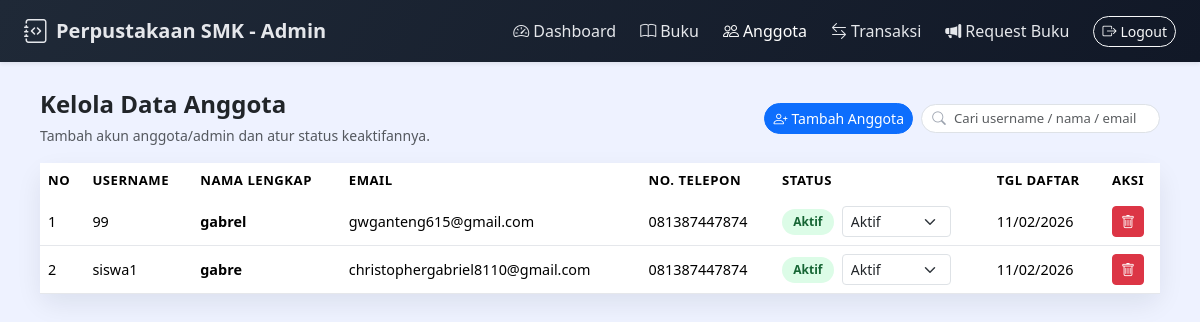
The page /admin/kelola_anggota.php (signed in) on the database its author committed.
### tables this page shows
CREATE TABLE `users` (
  `id` int NOT NULL,
  `username` varchar(50) NOT NULL,
  `password` varchar(255) NOT NULL,
  `nama_lengkap` varchar(100) NOT NULL,
  `email` varchar(100) DEFAULT NULL,
  `no_telp` varchar(20) DEFAULT NULL,
  `alamat` text,
  `role` enum('admin','anggota') NOT NULL DEFAULT 'anggota',
  `status` enum('aktif','nonaktif') NOT NULL DEFAULT 'aktif',
  `tanggal_daftar` datetime DEFAULT CURRENT_TIMESTAMP
);

### admin/kelola_anggota.php (the view, shortened to what this page needs)
<?php
require_once '../config.php';
$search = isset($_GET['search']) ? clean_input($_GET['search']) : '';
$where  = $search
    ? "AND (username LIKE '%$search%' OR nama_lengkap LIKE '%$search%' OR email LIKE '%$search%')"
    : '';
$anggota = mysqli_query($conn, "SELECT * FROM users WHERE role='anggota' $where ORDER BY id DESC");
?>
<!doctype html>
<html lang="id">
<head>
    <link href="https://cdn.jsdelivr.net/npm/bootstrap@5.3.3/dist/css/bootstrap.min.css" rel="stylesheet">
    <link href="https://cdn.jsdelivr.net/npm/bootstrap-icons@1.11.3/font/bootstrap-icons.css" rel="stylesheet">
</head>
<body>
    <nav class="navbar navbar-expand-lg navbar-app shadow-sm">
        <div class="container-fluid px-3 px-lg-4">
            <a class="navbar-brand d-flex align-items-center gap-2" href="#">
                <i class="bi bi-journal-code fs-4"></i>
                <span class="fw-semibold">Perpustakaan SMK - Admin</span>
            </a>
            <div class="collapse navbar-collapse" id="nav">
                <ul class="navbar-nav ms-auto align-items-lg-center gap-lg-2">
                    <li class="nav-item"><a class="nav-link" href="dashboard.php"><i class="bi bi-speedometer2 me-1"></i>Dashboard</a></li>
                    <li class="nav-item"><a class="nav-link" href="kelola_buku.php"><i class="bi bi-book me-1"></i>Buku</a></li>
                    <li class="nav-item"><a class="nav-link active" href="kelola_anggota.php"><i class="bi bi-people me-1"></i>Anggota</a></li>
                    <li class="nav-item"><a class="nav-link" href="transaksi.php"><i class="bi bi-arrow-left-right me-1"></i>Transaksi</a></li>
                    <li class="nav-item">
                        <a class="nav-link" href="request_buku.php">
                            <i class="bi bi-megaphone-fill me-1"></i>Request Buku
                        </a>
                    </li>
                    <li class="nav-item d-none d-lg-block ms-2">
                        <a href="../logout.php" class="btn btn-outline-light btn-sm rounded-pill">
                            <i class="bi bi-box-arrow-right me-1"></i>Logout
                        </a>
                    </li>
                </ul>
            </div>
        </div>
    </nav>
    <div class="page-wrapper">
        <div class="d-flex flex-column flex-md-row justify-content-between align-items-md-center gap-2 mb-3">
            <div>
                <h4 class="fw-semibold mb-1">Kelola Data Anggota</h4>
                <small class="text-muted">Tambah akun anggota/admin dan atur status keaktifannya.</small>
            </div>
            <div class="d-flex gap-2 align-items-center">
                <button class="btn btn-primary btn-sm rounded-pill" data-bs-toggle="modal" data-bs-target="#tambahModal">
                    <i class="bi bi-person-plus me-1"></i>Tambah Anggota
                </button>
                <form method="get" class="position-relative search-small">
                    <i class="bi bi-search icon"></i>
                    <input type="text" name="search" class="form-control form-control-sm"
                        placeholder="Cari username / nama / email"
                        value="<?php echo htmlspecialchars($search); ?>">
                </form>
            </div>
        </div>
        <div class="card-shell">
            <div class="card-body">
                <div class="table-responsive">
                    <table class="table table-modern row-hover align-middle mb-0">
                        <thead>
                            <tr>
                                <th>No</th>
                                <th>Username</th>
                                <th>Nama Lengkap</th>
                                <th>Email</th>
                                <th>No. Telepon</th>
                                <th>Status</th>
                                <th>Tgl Daftar</th>
                                <th>Aksi</th>
                            </tr>
                        </thead>
                        <tbody>
                            <?php
                            $no = 1;
                            while ($row = mysqli_fetch_assoc($anggota)): ?>
                                <tr>
                                    <td><?php echo $no++; ?></td>
                                    <td><?php echo htmlspecialchars($row['username']); ?></td>
                                    <td class="fw-semibold"><?php echo htmlspecialchars($row['nama_lengkap']); ?></td>
                                    <td><?php echo htmlspecialchars($row['email']); ?></td>
                                    <td><?php echo htmlspecialchars($row['no_telp']); ?></td>
                                    <td>
                                        <div class="d-flex align-items-center gap-2">
                                            <span class="status-pill <?php echo $row['status']; ?>">
                                                <?php echo ucfirst($row['status']); ?>
                                            </span>
                                            <form method="post" class="d-inline">
                                                <select name="status" class="form-select form-select-sm"
                                                    onchange="this.form.submit()">
                                                    <option value="aktif" <?php echo $row['status'] == 'aktif' ? 'selected' : ''; ?>>Aktif</option>
                                                </select>
                                            </form>
                                        </div>
                                    </td>
                                    <td><?php echo date('d/m/Y', strtotime($row['tanggal_daftar'])); ?></td>
                                    <td>
                                        <a href="?hapus=<?php echo $row['id']; ?>"
                                            class="btn btn-sm btn-danger"
                                            onclick="return confirm('Yakin hapus anggota ini?');">
                                            <i class="bi bi-trash"></i>
                                        </a>
                                    </td>
                                </tr>
                            <?php endwhile; ?>
                        </tbody>
                    </table>
                </div>
            </div>
        </div>
    </div>
</body>
</html>

### admin/kelola_anggota.php (style rules this page uses)
body { background: #eef2ff; font-family: system-ui, -apple-system, "Segoe UI", sans-serif; }
.navbar-app { background: linear-gradient(120deg, #1f2937, #111827); }
.navbar-app .navbar-brand, .navbar-app .nav-link { color: #e5e7eb !important; font-weight: 500; }
.navbar-app .nav-link.active, .navbar-app .nav-link:hover { color: #ffffff !important; }
.page-wrapper { padding: 24px 16px 32px; }
@media (min-width:992px) { .page-wrapper { padding: 28px 40px 40px; } }
.card-shell { border: none; border-radius: 14px; background: #ffffff; box-shadow: 0 10px 26px rgba(15, 23, 42, .08); }
.table-modern thead { background: #0f172a; color: #e5e7eb; }
.table-modern thead th { border: none; font-size: .82rem; text-transform: uppercase; letter-spacing: .04em; }
.table-modern tbody td { font-size: .9rem; vertical-align: middle; border-color: #e5e7eb; }
.status-pill { border-radius: 999px; padding: .22rem .7rem; font-size: .75rem; font-weight: 600; }
.status-pill.aktif { background: #dcfce7; color: #166534; }
.search-small { max-width: 240px; }
.search-small input { font-size: .82rem; border-radius: 999px; padding-left: 2rem; }
.search-small .icon { position: absolute; left: .7rem; top: 50%; transform: translateY(-50%); font-size: .85rem; color: #9ca3af; }

### rows shown on the page
users: username "99", nama_lengkap "gabrel", email "gwganteng615@gmail.com", no_telp "081387447874", status "Aktif", tanggal_daftar "11/02/2026"
users: username "siswa1", nama_lengkap "gabre", email "christophergabriel8110@gmail.com", no_telp "081387447874", status "Aktif", tanggal_daftar "11/02/2026"
